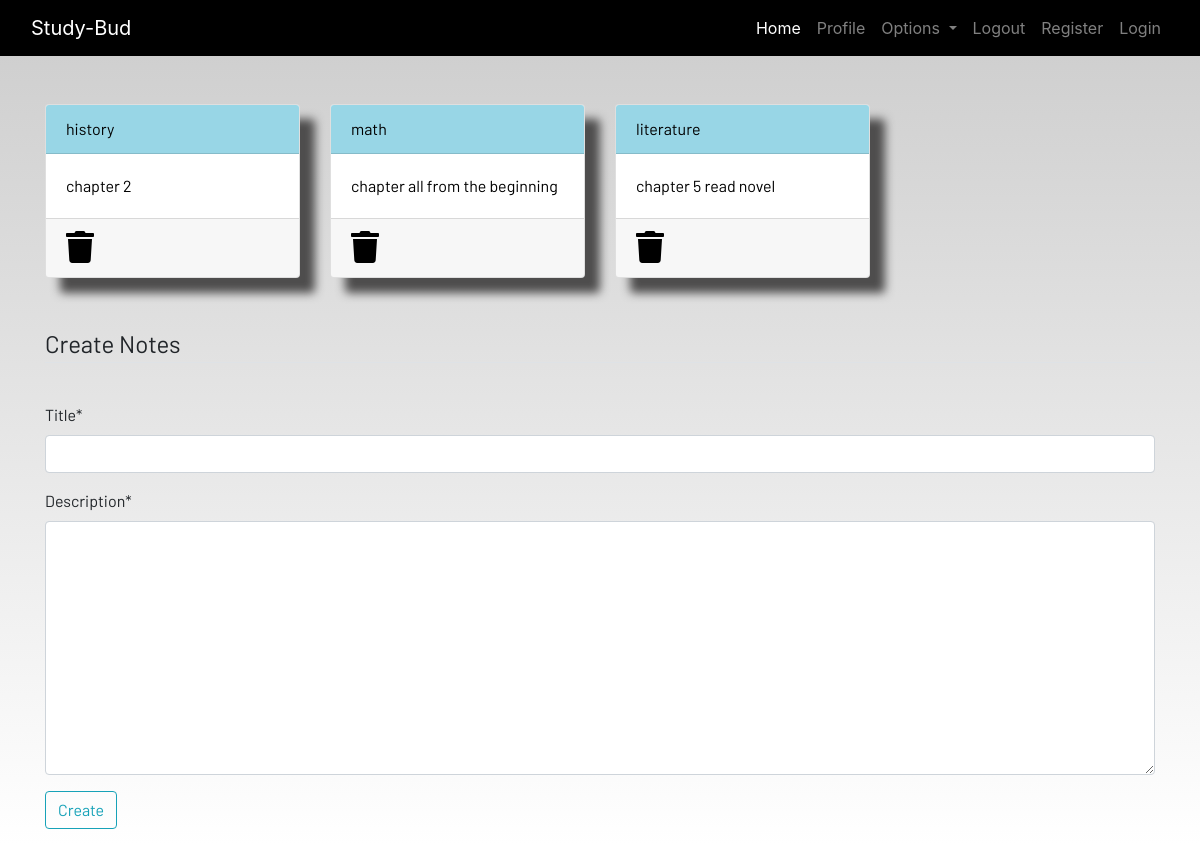
Before: /notes (signed in) with the older database file.
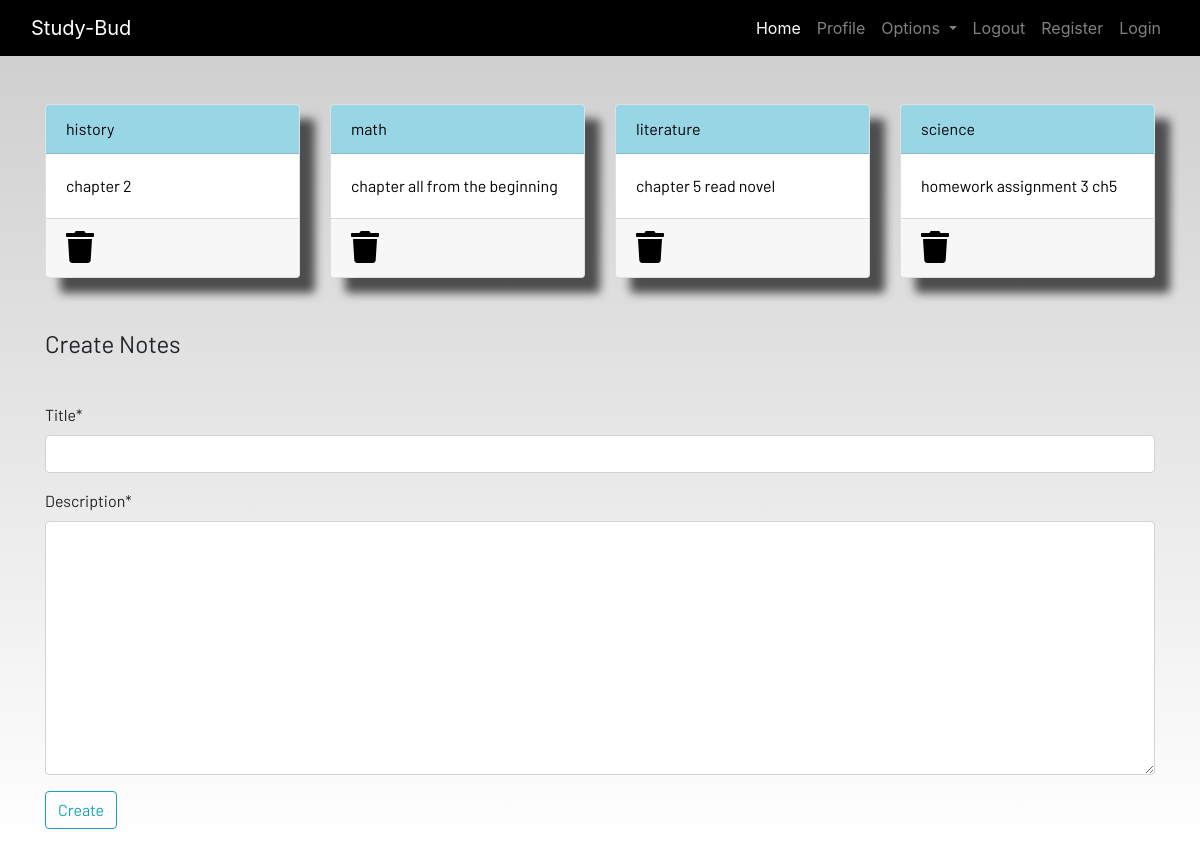
After: the same page with the newer database file.
### dashboard/models.py (models this page shows, shortened)
class Notes(models.Model):
    user = models.ForeignKey(User, on_delete=models.CASCADE)
    title = models.CharField(max_length=200)
    description=models.TextField()
    class Meta:
        verbose_name = "notes"
        verbose_name_plural = "notes"

### dashboard/views.py (the view)
# urls.py: path('notes',views.notes,name="notes"),
def notes(request):
    if request.method == "POST":
        form = NotesForm(request.POST)
        if form.is_valid():
            notes = Notes(user=request.user,title=request.POST['title'],description=request.POST['description'])
            notes.save()
        messages.success(request,f"Notes added from {request.user.username} Successfully")
    else:
        form = NotesForm()
    notes = Notes.objects.filter(user=request.user)
    context = {'notes':notes,'form':form}
    return render(request,'dashboard/notes.html',context)

### dashboard/forms.py
class NotesForm(forms.ModelForm):
    class Meta:
        model = Notes
        fields = ['title','description']

### dashboard/templates/dashboard/notes.html (shortened to what this page needs)
{% extends 'dashboard/base.html' %}
{% load static %}
{% load crispy_forms_tags %}
{% block content %}
<div class="container">
    <div class="row">
        {% for note in notes%}
        <div class="col-md-3">
            <a href="{% url 'notes-detail' note.id %}">
                <div class="card">
                    <div class="card-header">{{note.title}}</div>
                    <div class="card-body">{{note.description | slice:"0:100"}}</div>
                    <div class="card-footer mt-auto "><a href="{% url 'delete-note' note.id %}">
                        <i class="fa fa-trash fa-2x"></i></a>
                    </div>
                </div>
            </a>
        </div>
        {% endfor %}
        <br><br>
    </div>
</div>
<br><br>
<div class="container">
    <form method="POST">
        <fieldset class="form-group">
            <legend class="border-bottom mb-4">Create Notes</legend>
        </fieldset>
        {{form|crispy}}
        <div class="form-group">
            <button href="" class="btn btn-outline-info" type="submit">
                Create
            </button>
        </div>
    </form>
</div>
{% endblock content %}

Changed rows visible on the page:
added Notes: title "science", description "homework assignment 3 ch5"
